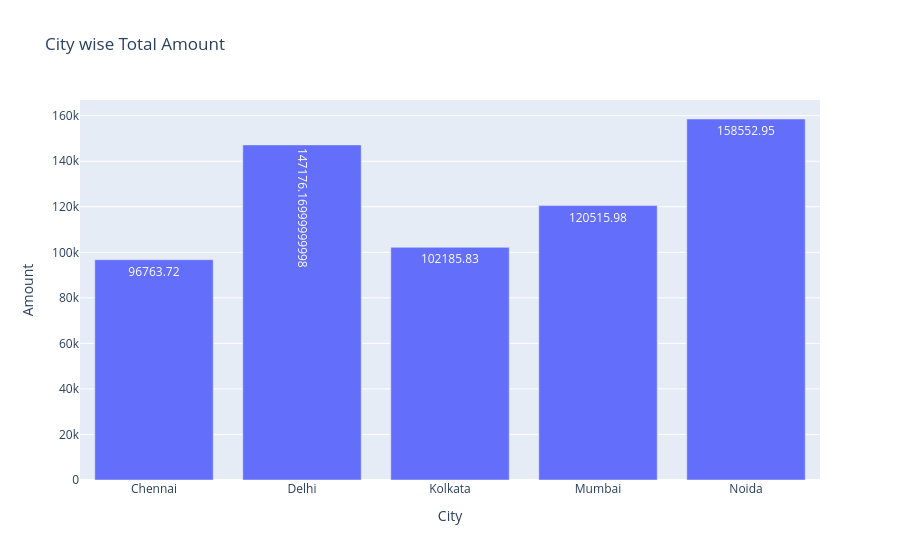

The cell this chart's notebook holds for it:
### Code cell
fig = px.bar(data_frame = q8 ,x = 'City',y = 'Amount',title = 'City wise Total Amount',text = 'Amount')             
fig.show()

### Figure 1 — Plotly figure (JSON) as saved in the notebook; plotly's stock layout.template omitted (floating-point values rounded to 4 significant figures)
{"data": [{"hovertemplate": "City=%{x}<br>Amount=%{text}<extra></extra>", "legendgroup": "", "marker": {"color": "#636efa", "pattern": {"shape": ""}}, "name": "", "orientation": "v", "showlegend": false, "text": [96760.0, 147200.0, 102200.0, 120500.0, 158600.0], "textposition": "auto", "type": "bar", "x": ["Chennai", "Delhi", "Kolkata", "Mumbai", "Noida"], "xaxis": "x", "y": [96760.0, 147200.0, 102200.0, 120500.0, 158600.0], "yaxis": "y"}], "layout": {"barmode": "relative", "legend": {"tracegroupgap": 0}, "title": {"text": "City wise Total Amount"}, "xaxis": {"anchor": "y", "domain": [0, 1], "title": {"text": "City"}}, "yaxis": {"anchor": "x", "domain": [0, 1], "title": {"text": "Amount"}}}}
